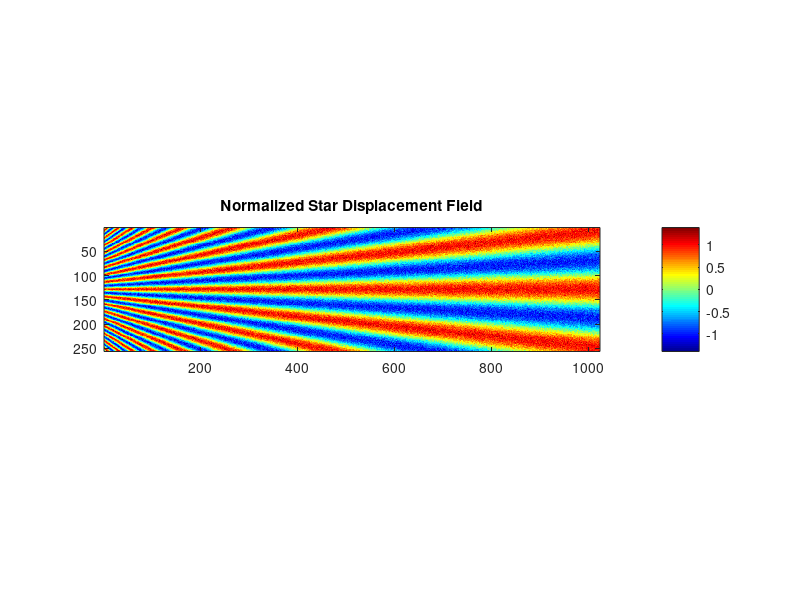
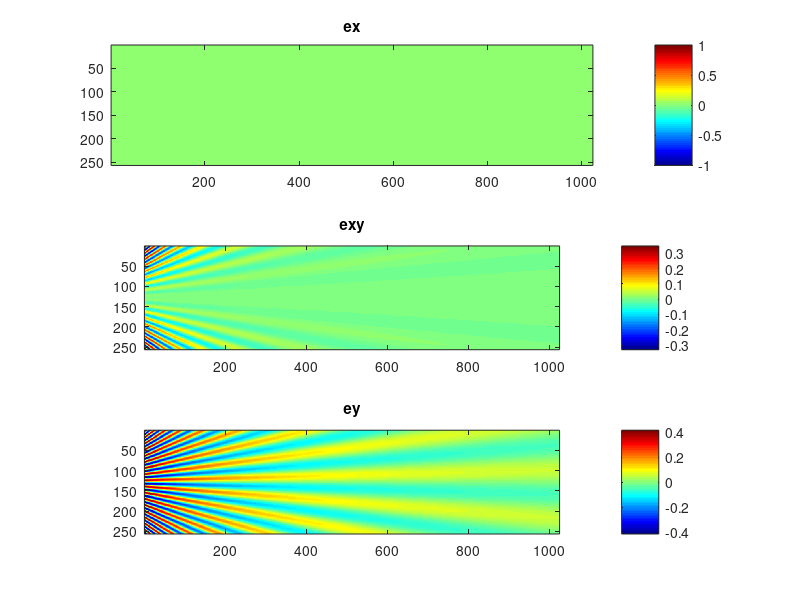

These charts were generated, in order, by the following MATLAB code:
% Star Displacement Field Plotting
% Clear workspace and figures
clear; close all; clc;

%% BLOCK 1
% 1. Parameter Settings
H = 256; % Image height
L = 1024; % Image length
pmax = 120; % Controls the number of stripes on the far left
pmin = 15;  % Controls the number of stripes on the far right

% 2. Create Grid
x = 1:L;
y = 1:H;
[X, Y] = meshgrid(x, y);

% 3. Calculate Wavelength Distribution
pwave = pmin + X * (pmax - pmin) / L;

% 4. Calculate v1 matrix
v1 = 0.5 * cos((Y - H/2) * 2 * pi ./ pwave);

% 5. Calculate the Minimum and Maximum Values of the Matrix
min_val = min(v1(:));
max_val = max(v1(:));

% 6. Normalize Matrix to the Range [-1, 1]
v = 2 * (v1 - min_val) / (max_val - min_val) - 1;
u = zeros(H, L);

[m,n] = size(u);
mean_value = 0; std_value = 0.1; 
white_noise_matrix_u = mean_value + std_value * randn(m, n);
white_noise_matrix_v = mean_value + std_value * randn(m, n);

u = u + white_noise_matrix_u;
v = v + white_noise_matrix_v;

%% BLOCK2
% 7. Plot Image
figure;
imshow(v, 'Colormap', jet);
title('Normalized Star Displacement Field');
colorbar; caxis('auto');
axis on;

% 8. Save the Displacement Result
save('star_displacement.mat', 'u', 'v');

% 9. Calculate partial derivatives
v_y = -pi*L*sin( (2*pi*L* (Y-H/2) ) ./ (pmin*L+ (pmax-pmin)*X ))./(pmin*L+ (pmax-pmin)*X )*2;

v_x = (pmax-pmin)/2 * sin( (2*pi*L*(Y-H/2))./(pmin*L+ (pmax-pmin)*X)).*(pmin*L+ (pmax-pmin)*X).^(-2).* (2*pi*L*(Y-H/2))*2;

figure;
subplot(311)
imshow(zeros(size(v_x)), 'Colormap', jet);
title('ex');
colorbar; caxis('auto');
axis on;

subplot(312)
imshow(v_x, 'Colormap', jet);
title('exy');
colorbar; caxis('auto');
axis on;

subplot(313)
imshow(v_y, 'Colormap', jet);
title('ey');
colorbar; caxis('auto');
axis on;
